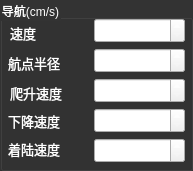
         <widget class="QGroupBox" name="x_pid_box_13">
          <property name="geometry">
           <rect>
            <x>580</x>
            <y>208</y>
            <width>193</width>
            <height>171</height>
           </rect>
          </property>
          <property name="palette">
           <palette>
            <active>
             <colorrole role="WindowText">
              <brush brushstyle="SolidPattern">
               <color alpha="255">
                <red>255</red>
                <green>255</green>
                <blue>255</blue>
               </color>
              </brush>
             </colorrole>
             <colorrole role="Button">
              <brush brushstyle="SolidPattern">
               <color alpha="255">
                <red>51</red>
                <green>51</green>
                <blue>51</blue>
               </color>
              </brush>
             </colorrole>
             <colorrole role="Text">
              <brush brushstyle="SolidPattern">
               <color alpha="255">
                <red>255</red>
                <green>255</green>
                <blue>255</blue>
               </color>
              </brush>
             </colorrole>
             <colorrole role="ButtonText">
              <brush brushstyle="SolidPattern">
               <color alpha="255">
                <red>255</red>
                <green>255</green>
                <blue>255</blue>
               </color>
              </brush>
             </colorrole>
             <colorrole role="Base">
              <brush brushstyle="SolidPattern">
               <color alpha="255">
                <red>51</red>
                <green>51</green>
                <blue>51</blue>
               </color>
              </brush>
             </colorrole>
             <colorrole role="Window">
              <brush brushstyle="SolidPattern">
               <color alpha="255">
                <red>51</red>
                <green>51</green>
                <blue>51</blue>
               </color>
              </brush>
             </colorrole>
            </active>
            <inactive>
             <colorrole role="WindowText">
              <brush brushstyle="SolidPattern">
               <color alpha="255">
                <red>255</red>
                <green>255</green>
                <blue>255</blue>
               </color>
              </brush>
             </colorrole>
             <colorrole role="Button">
              <brush brushstyle="SolidPattern">
               <color alpha="255">
                <red>51</red>
                <green>51</green>
                <blue>51</blue>
               </color>
              </brush>
             </colorrole>
             <colorrole role="Text">
              <brush brushstyle="SolidPattern">
               <color alpha="255">
                <red>255</red>
                <green>255</green>
                <blue>255</blue>
               </color>
              </brush>
             </colorrole>
             <colorrole role="ButtonText">
              <brush brushstyle="SolidPattern">
               <color alpha="255">
                <red>255</red>
                <green>255</green>
                <blue>255</blue>
               </color>
              </brush>
             </colorrole>
             <colorrole role="Base">
              <brush brushstyle="SolidPattern">
               <color alpha="255">
                <red>51</red>
                <green>51</green>
                <blue>51</blue>
               </color>
              </brush>
             </colorrole>
             <colorrole role="Window">
              <brush brushstyle="SolidPattern">
               <color alpha="255">
                <red>51</red>
                <green>51</green>
                <blue>51</blue>
               </color>
              </brush>
             </colorrole>
            </inactive>
            <disabled>
             <colorrole role="WindowText">
              <brush brushstyle="SolidPattern">
               <color alpha="255">
                <red>255</red>
                <green>255</green>
                <blue>255</blue>
               </color>
              </brush>
             </colorrole>
             <colorrole role="Button">
              <brush brushstyle="SolidPattern">
               <color alpha="255">
                <red>51</red>
                <green>51</green>
                <blue>51</blue>
               </color>
              </brush>
             </colorrole>
             <colorrole role="Text">
              <brush brushstyle="SolidPattern">
               <color alpha="255">
                <red>255</red>
                <green>255</green>
                <blue>255</blue>
               </color>
              </brush>
             </colorrole>
             <colorrole role="ButtonText">
              <brush brushstyle="SolidPattern">
               <color alpha="255">
                <red>255</red>
                <green>255</green>
                <blue>255</blue>
               </color>
              </brush>
             </colorrole>
             <colorrole role="Base">
              <brush brushstyle="SolidPattern">
               <color alpha="255">
                <red>51</red>
                <green>51</green>
                <blue>51</blue>
               </color>
              </brush>
             </colorrole>
             <colorrole role="Window">
              <brush brushstyle="SolidPattern">
               <color alpha="255">
                <red>51</red>
                <green>51</green>
                <blue>51</blue>
               </color>
              </brush>
             </colorrole>
            </disabled>
           </palette>
          </property>
          <property name="styleSheet">
           <string notr="true">color: rgb(255, 255, 255);</string>
          </property>
          <property name="title">
           <string>导航(cm/s)</string>
          </property>
          <widget class="QDoubleSpinBox" name="x_nav_descend_spd">
           <property name="geometry">
            <rect>
             <x>94</x>
             <y>108</y>
             <width>91</width>
             <height>25</height>
            </rect>
           </property>
           <property name="font">
            <font>
             <pointsize>10</pointsize>
            </font>
           </property>
          </widget>
          <widget class="QLabel" name="label_136">
           <property name="geometry">
            <rect>
             <x>10</x>
             <y>82</y>
             <width>71</width>
             <height>21</height>
            </rect>
           </property>
           <property name="font">
            <font>
             <pointsize>10</pointsize>
            </font>
           </property>
           <property name="text">
            <string>爬升速度</string>
           </property>
          </widget>
          <widget class="QDoubleSpinBox" name="x_nav_wp_radius">
           <property name="geometry">
            <rect>
             <x>94</x>
             <y>48</y>
             <width>91</width>
             <height>25</height>
            </rect>
           </property>
           <property name="font">
            <font>
             <pointsize>10</pointsize>
            </font>
           </property>
          </widget>
          <widget class="QDoubleSpinBox" name="x_nav_climb_spd">
           <property name="geometry">
            <rect>
             <x>94</x>
             <y>78</y>
             <width>91</width>
             <height>25</height>
            </rect>
           </property>
           <property name="font">
            <font>
             <pointsize>10</pointsize>
            </font>
           </property>
          </widget>
          <widget class="QLabel" name="label_135">
           <property name="geometry">
            <rect>
             <x>8</x>
             <y>52</y>
             <width>73</width>
             <height>21</height>
            </rect>
           </property>
           <property name="font">
            <font>
             <pointsize>10</pointsize>
            </font>
           </property>
           <property name="text">
            <string>航点半径</string>
           </property>
          </widget>
          <widget class="QDoubleSpinBox" name="x_nav_spd">
           <property name="geometry">
            <rect>
             <x>94</x>
             <y>18</y>
             <width>91</width>
             <height>25</height>
            </rect>
           </property>
           <property name="font">
            <font>
             <pointsize>10</pointsize>
            </font>
           </property>
          </widget>
          <widget class="QLabel" name="label_137">
           <property name="geometry">
            <rect>
             <x>8</x>
             <y>110</y>
             <width>73</width>
             <height>21</height>
            </rect>
           </property>
           <property name="font">
            <font>
             <pointsize>10</pointsize>
            </font>
           </property>
           <property name="text">
            <string>下降速度</string>
           </property>
          </widget>
          <widget class="QLabel" name="label_134">
           <property name="geometry">
            <rect>
             <x>10</x>
             <y>22</y>
             <width>41</width>
             <height>21</height>
            </rect>
           </property>
           <property name="font">
            <font>
             <pointsize>10</pointsize>
            </font>
           </property>
           <property name="text">
            <string>速度</string>
           </property>
          </widget>
          <widget class="QLabel" name="label_138">
           <property name="geometry">
            <rect>
             <x>8</x>
             <y>138</y>
             <width>73</width>
             <height>21</height>
            </rect>
           </property>
           <property name="font">
            <font>
             <pointsize>10</pointsize>
            </font>
           </property>
           <property name="text">
            <string>着陆速度</string>
           </property>
          </widget>
          <widget class="QDoubleSpinBox" name="x_nav_land_spd">
           <property name="geometry">
            <rect>
             <x>94</x>
             <y>138</y>
             <width>91</width>
             <height>25</height>
            </rect>
           </property>
           <property name="font">
            <font>
             <pointsize>10</pointsize>
            </font>
           </property>
          </widget>
         </widget>
